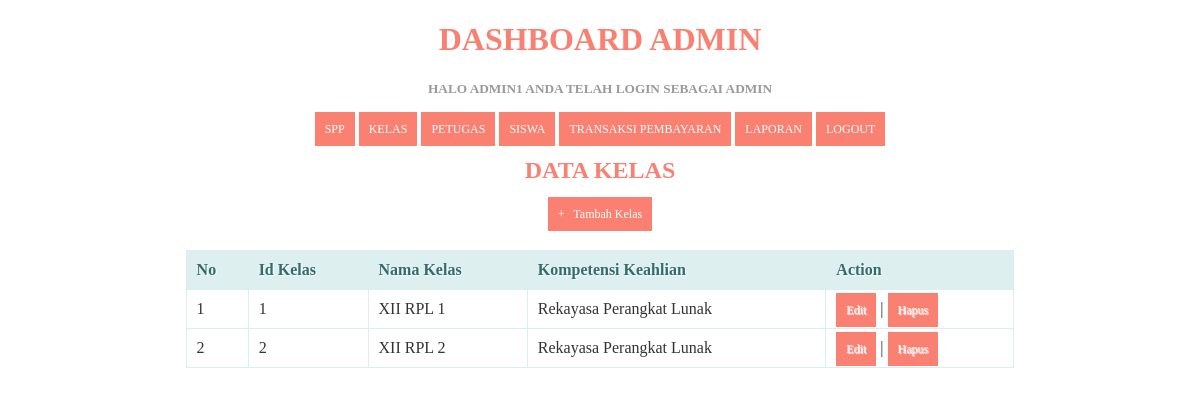
Page /kelas.php (signed in) on the committed database.
### tables this page shows
CREATE TABLE `tb_kelas` (
  `id_kelas` int(11) NOT NULL,
  `nama_kelas` varchar(10) NOT NULL,
  `kompetensi_keahlian` varchar(50) NOT NULL
);

### kelas.php (the view, shortened to what this page needs)
<!DOCTYPE html>
<html>
  <head>
  </head>
<body>
	<?php
  include ('header.php');
?>
    <center><h2>Data Kelas</h2><center>
    <center><a href="tambah_kelas.php">+ &nbsp; Tambah Kelas</a><center>
    <br/>
    <table>
      <thead>
        <tr>
          <th>No</th>
          <th>Id Kelas</th>
          <th>Nama Kelas</th>
          <th>Kompetensi Keahlian</th>
          <th>Action</th>
        </tr>
    </thead>
    <tbody>
      <?php
      $query = "SELECT * FROM tb_kelas ORDER BY id_kelas ASC";
      $result = mysqli_query($koneksi, $query);
      $no = 1;
      while($row = mysqli_fetch_assoc($result))
      {
      ?>
       <tr>
          <td><?php echo $no; ?></td>
          <td><?php echo $row['id_kelas'] ?></td>
          <td><?php echo $row['nama_kelas'] ?></td>
          <td><?php echo $row['kompetensi_keahlian'] ?></td>
          <td>
              <a href="edit_kelas.php?id=<?php echo $row['id_kelas']; ?>">Edit</a> |
              <a href="proses_hapuskelas.php?id=<?php echo $row['id_kelas']; ?>" onClick="return confirm('Anda yakin akan menghapus data ini?')">Hapus</a>
          </td>
      </tr>
      <?php
        $no++;
      }
      ?>
    </tbody>
    </table>
</body>
</html>

### kelas.php (style rules this page uses)
* { font-family: "Trebuchet MS"; }
h2 { text-transform: uppercase; color: salmon; }
table { border: solid 1px #DDEEEE; border-collapse: collapse; border-spacing: 0; width: 70%; margin: 10px auto 10px auto; }
table thead th { background-color: #DDEFEF; border: solid 1px #DDEEEE; color: #336B6B; padding: 10px; text-align: left; text-shadow: 1px 1px 1px #fff; text-decoration: none; }
table tbody td { border: solid 1px #DDEEEE; color: #333; padding: 10px; text-shadow: 1px 1px 1px #fff; }
a { background-color: salmon; color: #fff; padding: 10px; text-decoration: none; font-size: 12px; }

### header.php (style rules this page uses)
* { font-family: "Trebuchet MS"; }
table { border: solid 1px #DDEEEE; border-collapse: collapse; border-spacing: 0; width: 70%; margin: 10px auto 10px auto; }
table thead th { background-color: #DDEFEF; border: solid 1px #DDEEEE; color: #336B6B; padding: 10px; text-align: left; text-shadow: 1px 1px 1px #fff; text-decoration: none; }
table tbody td { border: solid 1px #DDEEEE; color: #333; padding: 10px; text-shadow: 1px 1px 1px #fff; }
a { background-color: salmon; color: #fff; padding: 10px; text-decoration: none; font-size: 12px; }

### rows in the picture
tb_kelas: id_kelas "1", nama_kelas "XII RPL 1", kompetensi_keahlian "Rekayasa Perangkat Lunak"
tb_kelas: id_kelas "2", nama_kelas "XII RPL 2", kompetensi_keahlian "Rekayasa Perangkat Lunak"

### other values in the picture
$_SESSION['username'] "ADMIN1"
$_SESSION['level'] "ADMIN"
